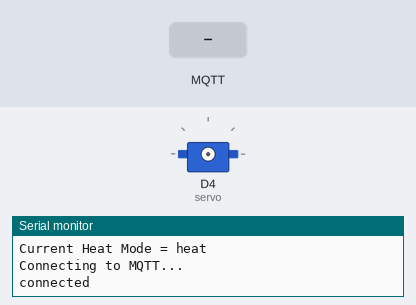
Simulated run of this sketch. Board: ESP8266 (NodeMCU). Shown: servo, the last lines printed to the serial monitor. The test bench sets the inputs (shaded band). WiFi joins after 1.5 s; servers stay silent unless stated; no MQTT or app messages arrive unless stated.

Above: at 2.7 s.
2.8 s: MQTT message "heating/mode/set" arrives on the first subscribed topic
At 5.8 s:
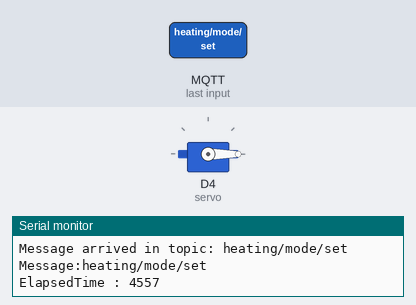
7.6 s: MQTT message "1" arrives on the first subscribed topic
At 7.85 s:
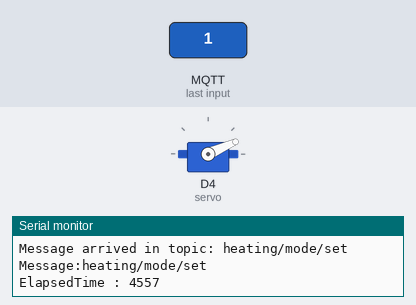
Timing chart, 0 to 17.2 s (numbered marks = the images above; inputs shaded):
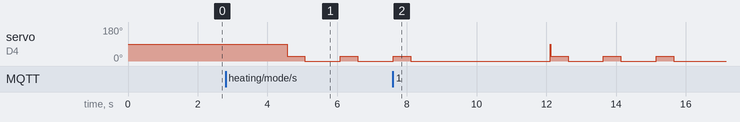

Measured:
- after the input at 2.8 s, servo on D4 (servo): alternates 24° for 0.50 s and 0° for 1.0 s, starting after 1.8 s

The sketch:

HomeHeatingControl.ino
```cpp
#include <ESP8266WiFi.h>
#include <PubSubClient.h>
#include <Servo.h>

const char* ssid = "<WIFI_NAME>"; // Enter your WiFi name
const char* password =  "<PASSWORD>"; // Enter WiFi password
const char* mqttServer = "<MQTT SERVER>";
const int mqttPort = 1883;
const char* mqttUser = "mqtt";
const char* mqttPassword = "<MQTT_PASSWORD>";

WiFiClient espClient;
PubSubClient client(espClient);
Servo servoState;

String modes[3] = { "heat", "cool", "off" };
float temps[3] = {25.0, 20.5, 0.0};
int currentStatePointer = 0;
unsigned long lastStateChanged = millis();


void setup() {
  Serial.begin(115200);
  wifiConnect();
  client.setServer(mqttServer, mqttPort);
  client.setCallback(callback);
  Serial.println("Current Heat Mode = " + modes[currentStatePointer]);
}

void loop() {
  if (!client.connected())
    reconnect();
  client.loop();
  delay(3000);
}

void wifiConnect(){
  WiFi.begin(ssid, password);
  while (WiFi.status() != WL_CONNECTED) {
    delay(500);
    Serial.println("Connecting to WiFi..");
  }
  Serial.println("Connected to the WiFi network");
}

void reconnect(){
  if(WiFi.status() != WL_CONNECTED){
    wifiConnect();
  }
  while (!client.connected()) {
    Serial.println("Connecting to MQTT...");
    if (client.connect("ESP8266Client", mqttUser, mqttPassword )) {
      Serial.println("connected");
      client.subscribe("heating/mode/set");
    } else {
      Serial.print("failed with state ");
      Serial.print(client.state());
      delay(5000);
    }
  }
}

void callback(char* topic, byte* payload, unsigned int length) {
  Serial.print("Message arrived in topic: ");
  Serial.println(topic);
  Serial.print("Message:");
  String message = String("");
  for (int i = 0; i < length; i++) {
    message += (char)payload[i];
  }
  Serial.println(message);
  if (strcmp(topic,"heating/mode/set") == 0){
    doSetMode(message);
    Serial.print("Current State : ");
    Serial.print(modes[currentStatePointer]);
    String currTemp = String(temps[currentStatePointer]);
    char tempCharArray[ currTemp.length() + 1];
    currTemp.toCharArray(tempCharArray, currTemp.length() + 1);
    Serial.println("");
    Serial.print("Current Temperature = ");
    Serial.println(currTemp);
    client.publish("heating/mode/state", modes[currentStatePointer].c_str());
    client.publish("heating/temp/state", tempCharArray);
  }
   Serial.println("-----------------------");
}

void doSetMode(String mode){
  int i;
  for (i = 0; i < 3; i++) {
    if (modes[currentStatePointer].equalsIgnoreCase(mode)){
      break;
    } else {
      currentStatePointer = (++currentStatePointer)%3;
    }
  }
  if (i == 0)
    return;
  unsigned long CurrentTime = millis();
  unsigned long ElapsedTime = CurrentTime - lastStateChanged;
  Serial.print("ElapsedTime : ");
  Serial.println(ElapsedTime);
  if (ElapsedTime > 7000)
    i++;
  doPress(servoState, 24, i);
  if (i > 0){
    lastStateChanged = millis();
  }
  Serial.print("pressing mode button times = ");
  Serial.println(i);
}

void doPress(Servo servo, int pos, int times) {
  servo.attach(D4);
   for (int i = 0; i < times; i++) {
      delay(15);
      servo.write(pos);
      //delay(650);
     // servo.write(90);
      delay(500);
      servo.write(0);
      delay(1000);
   }
   servo.detach();
}
```
